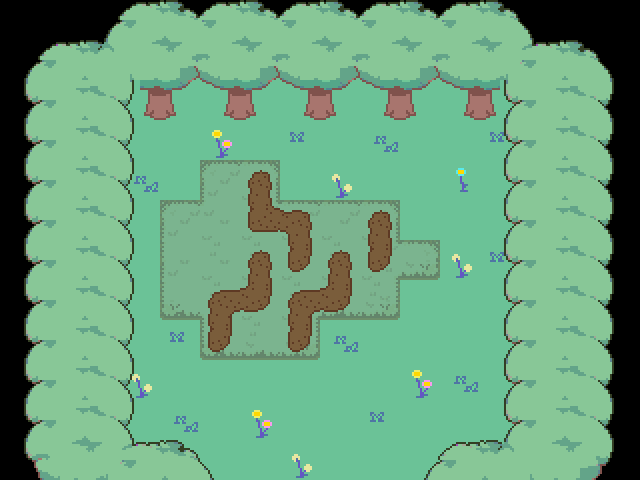

This is a level from a 2D game, rendered from its Tiled map with the project's own tilesets. A one-line summary and the map file follow, with tile-layer data summarised:
An orthogonal 16x12 tile map with 40x40 px tiles, 5 tile layers (Tile Layer 1, Tile Layer 3, Tile Layer 4, Tile Layer 2, ...) and 61 objects (8x pushblock, 4x stone, 2x tilebutton, transition, for12).

<map version="1.10" tiledversion="1.10.0" orientation="orthogonal" renderorder="right-down" width="16" height="12" tilewidth="40" tileheight="40" infinite="0" nextlayerid="14" nextobjectid="70">
 <editorsettings>
  <export target="data.lua" format="lua" />
 </editorsettings>
 <properties>
  <property name="music" value="forest" />
 </properties>
 <tileset firstgid="1" source="../../tilesets/woods.tsx" />
 <layer id="1" name="Tile Layer 1" width="16" height="12" offsetx="-20" offsety="0">
  <data>[192 cells, 139 non-empty, 1 distinct tile ids]</data>
 </layer>
 <layer id="4" name="Tile Layer 3" width="16" height="12">
  <data>[192 cells, 43 non-empty, 20 distinct tile ids]</data>
 </layer>
 <layer id="9" name="Tile Layer 4" width="16" height="12">
  <data>[192 cells, 14 non-empty, 6 distinct tile ids]</data>
 </layer>
 <layer id="2" name="Tile Layer 2" width="16" height="12" offsetx="-20" offsety="0">
  <data>[192 cells, 99 non-empty, 19 distinct tile ids]</data>
 </layer>
 <objectgroup id="8" name="collision">
  <object id="2" x="40" y="40" width="80" height="440" />
  <object id="3" x="120" y="440" width="100" height="40" />
  <object id="4" x="420" y="440" width="120" height="40" />
  <object id="5" x="520" y="40" width="80" height="440" />
  <object id="6" x="120" y="40" width="400" height="80" />
 </objectgroup>
 <objectgroup id="11" name="stonecollision">
  <object id="11" x="240" y="240" height="40" />
  <object id="12" x="200" y="280" width="40" />
  <object id="13" x="200" y="280" height="80" />
  <object id="14" x="200" y="360" width="40" />
  <object id="15" x="240" y="320" height="40" />
  <object id="16" x="240" y="320" width="40" />
  <object id="17" x="280" y="240" height="80" />
  <object id="18" x="240" y="240" width="40" />
  <object id="19" x="240" y="160" height="80" />
  <object id="20" x="240" y="160" width="40" />
  <object id="21" x="280" y="160" height="40" />
  <object id="22" x="280" y="200" width="40" />
  <object id="23" x="320" y="200" height="80" />
  <object id="24" x="280" y="280" width="40" />
  <object id="25" x="280" y="320" height="40" />
  <object id="26" x="280" y="360" width="40" />
  <object id="27" x="320" y="320" height="40" />
  <object id="28" x="320" y="320" width="40" />
  <object id="29" x="360" y="240" height="80" />
  <object id="30" x="320" y="240" width="40" />
  <object id="64" x="360" y="200" height="40" />
  <object id="65" x="360" y="200" width="40" />
  <object id="66" x="400" y="200" height="80" />
  <object id="67" x="360" y="280" width="40" />
 </objectgroup>
 <objectgroup id="12" name="blockcollision">
  <object id="31" x="200" y="160" width="80" />
  <object id="32" x="280" y="160" height="40" />
  <object id="33" x="280" y="200" width="120" />
  <object id="34" x="400" y="200" height="40" />
  <object id="35" x="400" y="240" width="40" />
  <object id="36" x="440" y="240" height="40" />
  <object id="37" x="400" y="280" width="40" />
  <object id="38" x="400" y="280" height="40" />
  <object id="39" x="320" y="320" width="80" />
  <object id="40" x="320" y="320" height="40" />
  <object id="41" x="200" y="360" width="120" />
  <object id="42" x="200" y="320" height="40" />
  <object id="43" x="160" y="320" width="40" />
  <object id="44" x="160" y="200" height="120" />
  <object id="45" x="160" y="200" width="40" />
  <object id="46" x="200" y="160" height="40" />
 </objectgroup>
 <objectgroup id="5" name="objects_buttons">
  <object id="1" name="tilebutton" x="440" y="120" width="40" height="40">
   <properties>
    <property name="blocks" type="bool" value="false" />
    <property name="cutscene" value="common.pushblockreset" />
    <property name="pressedsprite" value="world/events/woodtile/pressed" />
    <property name="sprite" value="world/events/woodtile/idle" />
   </properties>
  </object>
  <object id="48" name="tilebutton" x="400" y="240" width="40" height="40">
   <properties>
    <property name="blocks" type="bool" value="true" />
    <property name="cutscene" value="bonus.act1_3" />
    <property name="group" value="buton" />
    <property name="once" type="bool" value="true" />
   </properties>
  </object>
 </objectgroup>
 <objectgroup color="#ff00ff" id="10" name="objects_tiles">
  <object id="7" name="pushblock" x="160" y="240" width="40" height="40">
   <properties>
    <property name="input_lock" type="bool" value="false" />
    <property name="inputlock" type="bool" value="false" />
    <property name="lock" type="bool" value="false" />
   </properties>
  </object>
  <object id="49" name="pushblock" x="280" y="320" width="40" height="40">
   <properties>
    <property name="input_lock" type="bool" value="false" />
    <property name="inputlock" type="bool" value="false" />
    <property name="lock" type="bool" value="false" />
    <property name="pressbuttons" type="bool" value="false" />
    <property name="sprite" value="world/events/push_blocker" />
   </properties>
  </object>
  <object id="50" name="pushblock" x="240" y="280" width="40" height="40">
   <properties>
    <property name="input_lock" type="bool" value="false" />
    <property name="inputlock" type="bool" value="false" />
    <property name="lock" type="bool" value="false" />
    <property name="pressbuttons" type="bool" value="false" />
    <property name="sprite" value="world/events/push_blocker" />
   </properties>
  </object>
  <object id="51" name="pushblock" x="280" y="200" width="40" height="40">
   <properties>
    <property name="input_lock" type="bool" value="false" />
    <property name="inputlock" type="bool" value="false" />
    <property name="lock" type="bool" value="false" />
    <property name="pressbuttons" type="bool" value="false" />
    <property name="sprite" value="world/events/push_blocker" />
   </properties>
  </object>
  <object id="52" name="pushblock" x="200" y="200" width="40" height="40">
   <properties>
    <property name="input_lock" type="bool" value="false" />
    <property name="inputlock" type="bool" value="false" />
    <property name="lock" type="bool" value="false" />
    <property name="pressbuttons" type="bool" value="false" />
    <property name="sprite" value="world/events/push_blocker" />
   </properties>
  </object>
  <object id="53" name="pushblock" x="360" y="200" width="40" height="40">
   <properties>
    <property name="input_lock" type="bool" value="false" />
    <property name="inputlock" type="bool" value="false" />
    <property name="lock" type="bool" value="false" />
    <property name="pressbuttons" type="bool" value="false" />
    <property name="sprite" value="world/events/push_blocker" />
   </properties>
  </object>
  <object id="58" name="stone" x="240" y="240" width="40" height="40">
   <properties>
    <property name="input_lock" type="bool" value="false" />
    <property name="inputlock" type="bool" value="false" />
    <property name="lock" type="bool" value="false" />
   </properties>
  </object>
  <object id="59" name="stone" x="280" y="240" width="40" height="40">
   <properties>
    <property name="input_lock" type="bool" value="false" />
    <property name="inputlock" type="bool" value="false" />
    <property name="lock" type="bool" value="false" />
   </properties>
  </object>
  </objectgroup>
 <objectgroup id="6" name="objects">
  <!-- 1 objects omitted --></objectgroup>
 <objectgroup id="7" name="markers">
  <!-- 1 objects omitted --></objectgroup>
 <layer id="13" name="Copy of Tile Layer 2" width="16" height="12" offsetx="-20" offsety="0">
  <data>[192 cells, 99 non-empty, 19 distinct tile ids]</data>
 </layer>
</map>
<!-- 6 of 61 objects omitted -->
